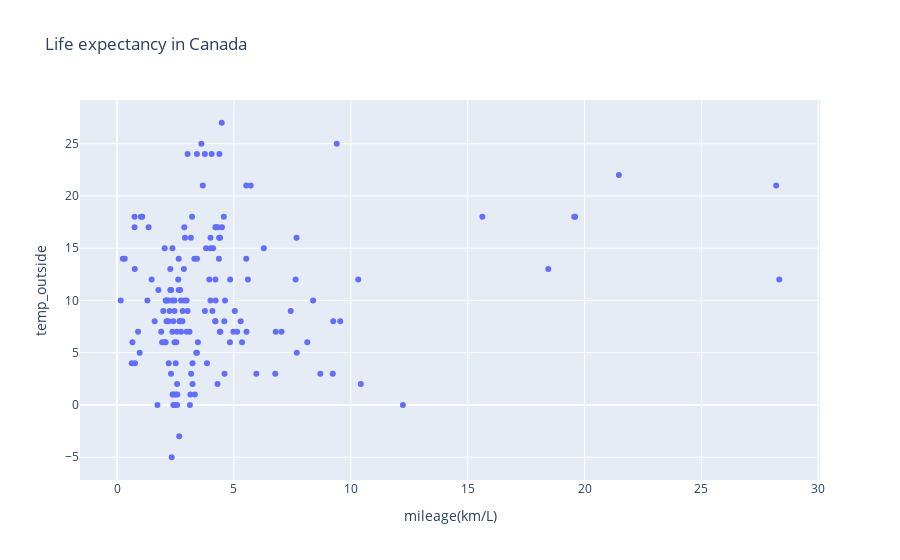

The notebook cell saved with this chart:
### Markdown cell above
Not ideal..this visual...

### Code cell
import plotly.express as px

#df = px.data.gapminder().query("E10 == 1")
fig = px.scatter(df.loc[df['E10']==1], x="mileage(km/L)", y="temp_outside", title='Life expectancy in Canada')
fig.show()

### Figure 1 — Plotly figure (JSON) as saved in the notebook; plotly's stock layout.template omitted (floating-point values rounded to 4 significant figures; data arrays with more than 128 entries replaced by an {"elided": "..."} marker saying what was removed)
{"data": [{"hovertemplate": "mileage(km/L)=%{x}<br>temp_outside=%{y}<extra></extra>", "legendgroup": "", "marker": {"color": "#636efa", "symbol": "circle"}, "mode": "markers", "name": "", "orientation": "v", "showlegend": false, "type": "scatter", "x": {"elided": "160 float values"}, "xaxis": "x", "y": {"elided": "160 int values"}, "yaxis": "y"}], "layout": {"legend": {"tracegroupgap": 0}, "title": {"text": "Life expectancy in Canada"}, "xaxis": {"anchor": "y", "domain": [0, 1], "title": {"text": "mileage(km/L)"}}, "yaxis": {"anchor": "x", "domain": [0, 1], "title": {"text": "temp_outside"}}}}
